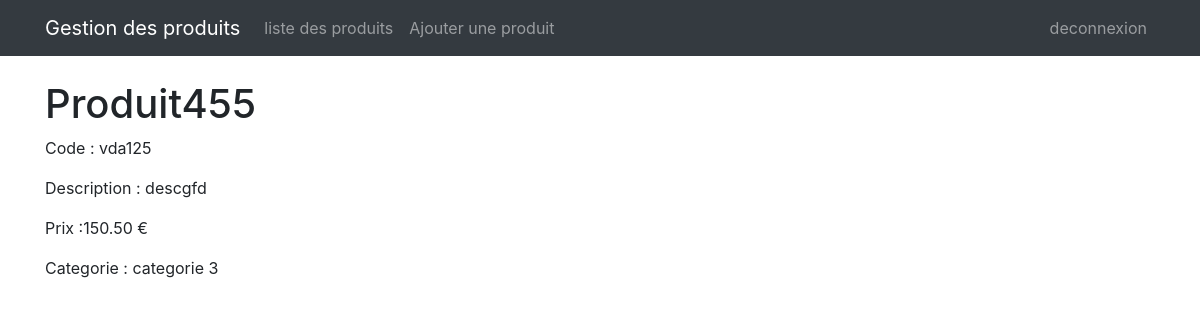
The app's page /viewProd.php?id=6 (signed in) with its own data.
### tables this page shows
CREATE TABLE IF NOT EXISTS `produit` (
  `id` int(11) NOT NULL AUTO_INCREMENT,
  `created_date` datetime NOT NULL DEFAULT CURRENT_TIMESTAMP,
  `product_code` varchar(6) NOT NULL,
  `name` varchar(25) NOT NULL,
  `description` text,
  `price` float(8,2) NOT NULL DEFAULT '0.00',
  `category` int(11) DEFAULT NULL,
  PRIMARY KEY (`id`),
  UNIQUE KEY `produit_product_code_uindex` (`product_code`),
  KEY `produit_category_id_fk` (`category`)
);

CREATE TABLE IF NOT EXISTS `category` (
  `id` int(11) NOT NULL AUTO_INCREMENT,
  `created_date` datetime NOT NULL DEFAULT CURRENT_TIMESTAMP,
  `nom` varchar(25) NOT NULL,
  PRIMARY KEY (`id`)
);

### viewProd.php (the view, shortened to what this page needs)
<?php
if (isset($_SESSION['user']) && $_SESSION['log'] == 1) {
    if (isset($_GET['id'])) {
        $pdo = new PDO("mysql:host=localhost;dbname=php-commerce;charst=utf8", "root", "");
        $query = "SELECT P.id as id , P.product_code,P.name, P.description, P.price  , C.nom AS catName FROM produit P INNER JOIN category C ON P.category = C.id WHERE  P.id = :id";
        $statement = $pdo->prepare($query);
        $statement->execute([
            ':id' => $_GET['id']
        ]);
        $produit = $statement->fetch(PDO::FETCH_ASSOC);
        include 'header.php';
        echo "<h1>{$produit['name']}</h1>
<p> Code : {$produit['product_code']}</p>
            <p>Description : {$produit['description']}</p>
            <p>Prix :{$produit['price']} €</p>
            <p>Categorie : {$produit['catName']}</p>
            ";
        include 'footer.php';
    } else {
        header('Location: products.php');
    }
} else {
    header('Location: login.php?login=error');
}

### records on screen
produit: name "Produit455", product_code "vda125", description "descgfd", price "150.50", category.nom "categorie 3"
